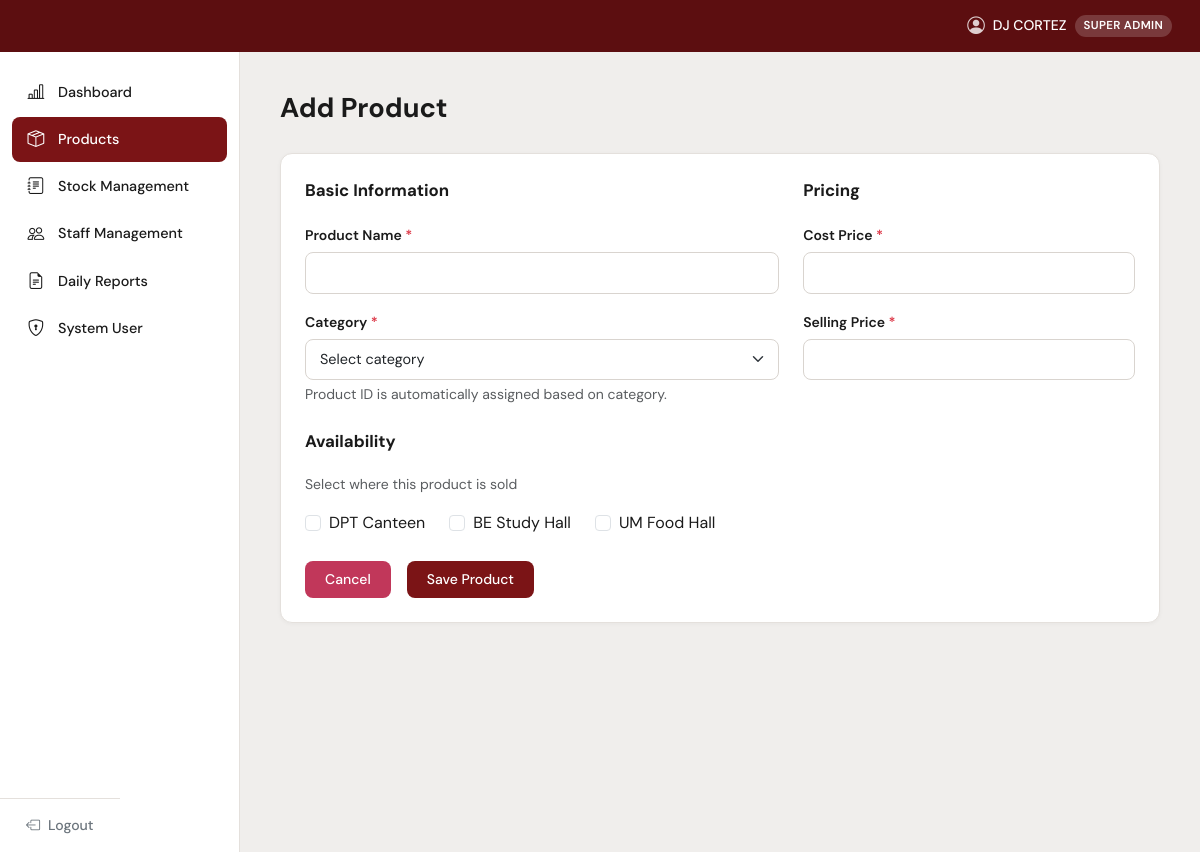
The page /add_product.php (signed in) on the database its author committed.
### tables this page shows
CREATE TABLE `branches` (
  `id` int(11) NOT NULL,
  `name` varchar(100) NOT NULL,
  `code` varchar(20) NOT NULL,
  `address` varchar(255) DEFAULT NULL
);

### add_product.php (the view, shortened to what this page needs)
<?php
$db = getDB();
$branches   = $db->query("SELECT * FROM branches ORDER BY id")->fetch_all(MYSQLI_ASSOC);
include 'includes/header.php';
?>
<div class="page-title mb-4">Add Product</div>
<div class="c-card p-4">
    <form method="POST">
        <div class="row g-4">
            <div class="col-md-7">
                <div class="section-title">Basic Information</div>
                <div class="mb-3">
                    <label class="form-label">Product Name <span class="text-danger">*</span></label>
                    <input type="text" name="name" class="form-control"
                           value="<?= htmlspecialchars($_POST['name'] ?? '') ?>" required>
                </div>
                <div class="mb-3">
                    <label class="form-label">Category <span class="text-danger">*</span></label>
                    <select name="category_id" class="form-select" required>
                        <option value="">Select category</option>
                    </select>
                    <div class="form-text">Product ID is automatically assigned based on category.</div>
                </div>
                <div class="section-title mt-4">Availability</div>
                <p class="text-muted" style="font-size:.875rem;">Select where this product is sold</p>
                <div class="d-flex flex-wrap gap-4">
                    <?php foreach ($branches as $b): ?>
                    <div class="form-check">
                        <input class="form-check-input" type="checkbox" name="branches[]"
                               value="<?= $b['id'] ?>" id="b<?= $b['id'] ?>"
                               <?= in_array($b['id'], $_POST['branches'] ?? []) ? 'checked' : '' ?>>
                        <label class="form-check-label" for="b<?= $b['id'] ?>">
                            <?= htmlspecialchars($b['name']) ?>
                        </label>
                    </div>
                    <?php endforeach; ?>
                </div>
            </div>
            <div class="col-md-5">
                <div class="section-title">Pricing</div>
                <div class="mb-3">
                    <label class="form-label">Cost Price <span class="text-danger">*</span></label>
                    <input type="number" name="cost_price" class="form-control"
                           step="0.01" min="0"
                           value="<?= htmlspecialchars($_POST['cost_price'] ?? '') ?>" required>
                </div>
                <div class="mb-3">
                    <label class="form-label">Selling Price <span class="text-danger">*</span></label>
                    <input type="number" name="selling_price" class="form-control"
                           step="0.01" min="0"
                           value="<?= htmlspecialchars($_POST['selling_price'] ?? '') ?>" required>
                </div>
            </div>
        </div>
        <div class="d-flex gap-3 mt-4">
            <a href="products.php" class="btn btn-crimson">Cancel</a>
            <button type="submit" class="btn btn-maroon">Save Product</button>
        </div>
    </form>
</div>
<?php include 'includes/footer.php'; ?>

### includes/header.php (style rules this page uses)
:root { --maroon: #7B1416; --maroon-dark: #5C0E10; --maroon-light: #A03030; --crimson: #C1375A; --bg-body: #F0EEEC; --sidebar-w: 240px; --header-h: 52px; --text-main: #1a1a1a; --text-muted: #6c757d; --card-bg: #FFFFFF; --border: #E4E0DC; --tbl-header: #EAE6E2; }
*, *::before, *::after { box-sizing: border-box; margin: 0; padding: 0; }
body { font-family: 'DM Sans', sans-serif; background: var(--bg-body); color: var(--text-main); min-height: 100vh; }
.page-title { font-size: 1.7rem; font-weight: 700; margin-bottom: 4px; }
.c-card { background: var(--card-bg); border-radius: 12px; border: 1px solid var(--border); box-shadow: 0 1px 4px rgba(0,0,0,.04); }
.btn-maroon { background: var(--maroon); color: #fff; border: none; border-radius: 8px; padding: 8px 20px; font-size: .875rem; font-weight: 500; transition: background .15s; }
.btn-crimson { background: var(--crimson); color: #fff; border: none; border-radius: 8px; padding: 8px 20px; font-size: .875rem; font-weight: 500; transition: background .15s; }
.form-label { font-weight: 600; font-size: .875rem; margin-bottom: 6px; }
.form-control, .form-select { border: 1.5px solid #D9D4CF; border-radius: 8px; padding: 9px 14px; font-size: .9rem; }
.section-title { font-size: 1.05rem; font-weight: 700; margin-bottom: 20px; }

### rows shown on the page
branches: name "DPT Canteen"
branches: name "BE Study Hall"
branches: name "UM Food Hall"

### other values the page prints
$_SESSION['full_name'] "DJ CORTEZ"
roleBadge($_role) "SUPER ADMIN"
